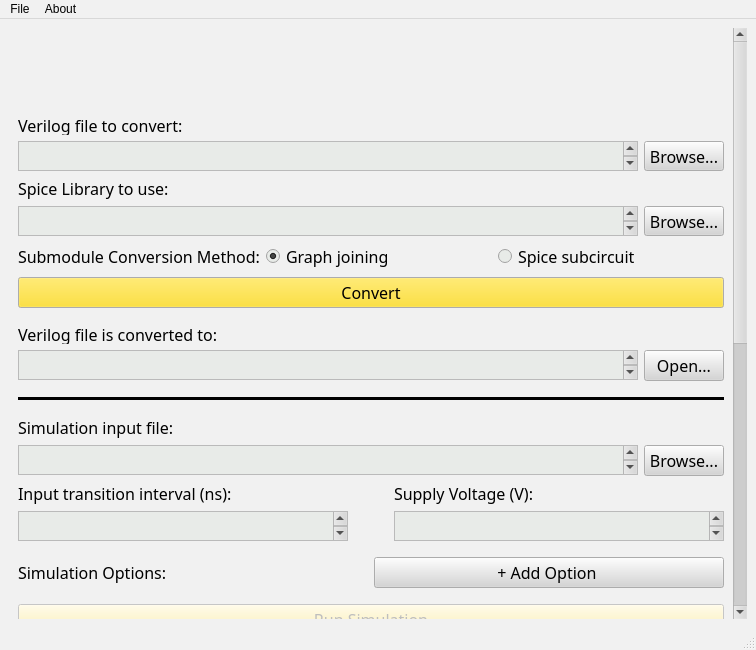
<?xml version="1.0" encoding="UTF-8"?>
<ui version="4.0">
 <class>MainWindow</class>
 <widget class="QMainWindow" name="MainWindow">
  <property name="enabled">
   <bool>true</bool>
  </property>
  <property name="geometry">
   <rect>
    <x>0</x>
    <y>0</y>
    <width>756</width>
    <height>650</height>
   </rect>
  </property>
  <property name="sizePolicy">
   <sizepolicy hsizetype="Preferred" vsizetype="Preferred">
    <horstretch>0</horstretch>
    <verstretch>0</verstretch>
   </sizepolicy>
  </property>
  <property name="minimumSize">
   <size>
    <width>600</width>
    <height>650</height>
   </size>
  </property>
  <property name="maximumSize">
   <size>
    <width>100000</width>
    <height>100000</height>
   </size>
  </property>
  <property name="palette">
   <palette>
    <active>
     <colorrole role="WindowText">
      <brush brushstyle="SolidPattern">
       <color alpha="255">
        <red>0</red>
        <green>0</green>
        <blue>0</blue>
       </color>
      </brush>
     </colorrole>
     <colorrole role="Button">
      <brush brushstyle="SolidPattern">
       <color alpha="255">
        <red>213</red>
        <green>213</green>
        <blue>213</blue>
       </color>
      </brush>
     </colorrole>
     <colorrole role="Base">
      <brush brushstyle="SolidPattern">
       <color alpha="255">
        <red>232</red>
        <green>235</green>
        <blue>232</blue>
       </color>
      </brush>
     </colorrole>
     <colorrole role="Window">
      <brush brushstyle="SolidPattern">
       <color alpha="255">
        <red>241</red>
        <green>241</green>
        <blue>241</blue>
       </color>
      </brush>
     </colorrole>
     <colorrole role="Highlight">
      <brush brushstyle="SolidPattern">
       <color alpha="255">
        <red>250</red>
        <green>214</green>
        <blue>68</blue>
       </color>
      </brush>
     </colorrole>
     <colorrole role="HighlightedText">
      <brush brushstyle="SolidPattern">
       <color alpha="255">
        <red>0</red>
        <green>0</green>
        <blue>0</blue>
       </color>
      </brush>
     </colorrole>
     <colorrole role="ToolTipText">
      <brush brushstyle="SolidPattern">
       <color alpha="255">
        <red>249</red>
        <green>249</green>
        <blue>249</blue>
       </color>
      </brush>
     </colorrole>
    </active>
    <inactive>
     <colorrole role="WindowText">
      <brush brushstyle="SolidPattern">
       <color alpha="255">
        <red>0</red>
        <green>0</green>
        <blue>0</blue>
       </color>
      </brush>
     </colorrole>
     <colorrole role="Button">
      <brush brushstyle="SolidPattern">
       <color alpha="255">
        <red>213</red>
        <green>213</green>
        <blue>213</blue>
       </color>
      </brush>
     </colorrole>
     <colorrole role="Base">
      <brush brushstyle="SolidPattern">
       <color alpha="255">
        <red>232</red>
        <green>235</green>
        <blue>232</blue>
       </color>
      </brush>
     </colorrole>
     <colorrole role="Window">
      <brush brushstyle="SolidPattern">
       <color alpha="255">
        <red>241</red>
        <green>241</green>
        <blue>241</blue>
       </color>
      </brush>
     </colorrole>
     <colorrole role="Highlight">
      <brush brushstyle="SolidPattern">
       <color alpha="255">
        <red>250</red>
        <green>214</green>
        <blue>68</blue>
       </color>
      </brush>
     </colorrole>
     <colorrole role="HighlightedText">
      <brush brushstyle="SolidPattern">
       <color alpha="255">
        <red>0</red>
        <green>0</green>
        <blue>0</blue>
       </color>
      </brush>
     </colorrole>
     <colorrole role="ToolTipText">
      <brush brushstyle="SolidPattern">
       <color alpha="255">
        <red>249</red>
        <green>249</green>
        <blue>249</blue>
       </color>
      </brush>
     </colorrole>
    </inactive>
    <disabled>
     <colorrole role="WindowText">
      <brush brushstyle="SolidPattern">
       <color alpha="255">
        <red>119</red>
        <green>120</green>
        <blue>120</blue>
       </color>
      </brush>
     </colorrole>
     <colorrole role="Button">
      <brush brushstyle="SolidPattern">
       <color alpha="255">
        <red>213</red>
        <green>213</green>
        <blue>213</blue>
       </color>
      </brush>
     </colorrole>
     <colorrole role="Base">
      <brush brushstyle="SolidPattern">
       <color alpha="255">
        <red>241</red>
        <green>241</green>
        <blue>241</blue>
       </color>
      </brush>
     </colorrole>
     <colorrole role="Window">
      <brush brushstyle="SolidPattern">
       <color alpha="255">
        <red>241</red>
        <green>241</green>
        <blue>241</blue>
       </color>
      </brush>
     </colorrole>
     <colorrole role="Highlight">
      <brush brushstyle="SolidPattern">
       <color alpha="255">
        <red>159</red>
        <green>160</green>
        <blue>161</blue>
       </color>
      </brush>
     </colorrole>
     <colorrole role="HighlightedText">
      <brush brushstyle="SolidPattern">
       <color alpha="255">
        <red>0</red>
        <green>0</green>
        <blue>0</blue>
       </color>
      </brush>
     </colorrole>
     <colorrole role="ToolTipText">
      <brush brushstyle="SolidPattern">
       <color alpha="255">
        <red>249</red>
        <green>249</green>
        <blue>249</blue>
       </color>
      </brush>
     </colorrole>
    </disabled>
   </palette>
  </property>
  <property name="acceptDrops">
   <bool>false</bool>
  </property>
  <property name="windowTitle">
   <string>PLODE</string>
  </property>
  <property name="layoutDirection">
   <enum>Qt::LeftToRight</enum>
  </property>
  <widget class="QWidget" name="centralwidget">
   <property name="sizePolicy">
    <sizepolicy hsizetype="Fixed" vsizetype="Fixed">
     <horstretch>0</horstretch>
     <verstretch>0</verstretch>
    </sizepolicy>
   </property>
   <layout class="QGridLayout" name="gridLayout">
    <item row="0" column="0">
     <widget class="QScrollArea" name="scrollArea">
      <property name="minimumSize">
       <size>
        <width>0</width>
        <height>100</height>
       </size>
      </property>
      <property name="font">
       <font>
        <family>KerkisSans</family>
        <pointsize>12</pointsize>
        <weight>50</weight>
        <bold>false</bold>
       </font>
      </property>
      <property name="frameShape">
       <enum>QFrame::NoFrame</enum>
      </property>
      <property name="widgetResizable">
       <bool>true</bool>
      </property>
      <widget class="QWidget" name="scrollAreaWidgetContents">
       <property name="geometry">
        <rect>
         <x>0</x>
         <y>-361</y>
         <width>724</width>
         <height>1208</height>
        </rect>
       </property>
       <layout class="QVBoxLayout" name="verticalLayout">
        <item>
         <widget class="QLabel" name="label_5">
          <property name="sizePolicy">
           <sizepolicy hsizetype="Preferred" vsizetype="Preferred">
            <horstretch>0</horstretch>
            <verstretch>0</verstretch>
           </sizepolicy>
          </property>
          <property name="palette">
           <palette>
            <active>
             <colorrole role="Base">
              <brush brushstyle="SolidPattern">
               <color alpha="255">
                <red>172</red>
                <green>172</green>
                <blue>163</blue>
               </color>
              </brush>
             </colorrole>
             <colorrole role="Window">
              <brush brushstyle="SolidPattern">
               <color alpha="255">
                <red>217</red>
                <green>225</green>
                <blue>239</blue>
               </color>
              </brush>
             </colorrole>
            </active>
            <inactive>
             <colorrole role="Base">
              <brush brushstyle="SolidPattern">
               <color alpha="255">
                <red>172</red>
                <green>172</green>
                <blue>163</blue>
               </color>
              </brush>
             </colorrole>
             <colorrole role="Window">
              <brush brushstyle="SolidPattern">
               <color alpha="255">
                <red>217</red>
                <green>225</green>
                <blue>239</blue>
               </color>
              </brush>
             </colorrole>
            </inactive>
            <disabled>
             <colorrole role="Base">
              <brush brushstyle="SolidPattern">
               <color alpha="255">
                <red>217</red>
                <green>225</green>
                <blue>239</blue>
               </color>
              </brush>
             </colorrole>
             <colorrole role="Window">
              <brush brushstyle="SolidPattern">
               <color alpha="255">
                <red>217</red>
                <green>225</green>
                <blue>239</blue>
               </color>
              </brush>
             </colorrole>
            </disabled>
           </palette>
          </property>
          <property name="font">
           <font>
            <family>Manjari</family>
            <pointsize>40</pointsize>
            <weight>50</weight>
            <bold>false</bold>
            <kerning>true</kerning>
           </font>
          </property>
          <property name="frameShape">
           <enum>QFrame::NoFrame</enum>
          </property>
          <property name="frameShadow">
           <enum>QFrame::Sunken</enum>
          </property>
          <property name="lineWidth">
           <number>5</number>
          </property>
          <property name="text">
           <string/>
          </property>
          <property name="textFormat">
           <enum>Qt::PlainText</enum>
          </property>
          <property name="pixmap">
           <pixmap resource="Resources/Resources.qrc">:/images/plode-big.png</pixmap>
          </property>
          <property name="scaledContents">
           <bool>false</bool>
          </property>
          <property name="alignment">
           <set>Qt::AlignCenter</set>
          </property>
         </widget>
        </item>
        <item>
         <layout class="QGridLayout" name="gridLayout_2"/>
        </item>
        <item>
         <layout class="QVBoxLayout" name="fileSelection">
          <property name="sizeConstraint">
           <enum>QLayout::SetFixedSize</enum>
          </property>
          <item>
           <layout class="QVBoxLayout" name="verticalLayout_2">
            <property name="sizeConstraint">
             <enum>QLayout::SetFixedSize</enum>
            </property>
            <item>
             <widget class="QLabel" name="label">
              <property name="minimumSize">
               <size>
                <width>0</width>
                <height>0</height>
               </size>
              </property>
              <property name="maximumSize">
               <size>
                <width>16777215</width>
                <height>20</height>
               </size>
              </property>
              <property name="text">
               <string>Verilog file to convert:</string>
              </property>
             </widget>
            </item>
            <item>
             <layout class="QHBoxLayout" name="horizontalLayout_4">
              <item>
               <widget class="QTextEdit" name="textEdit">
                <property name="sizePolicy">
                 <sizepolicy hsizetype="Expanding" vsizetype="Preferred">
                  <horstretch>0</horstretch>
                  <verstretch>0</verstretch>
                 </sizepolicy>
                </property>
                <property name="minimumSize">
                 <size>
                  <width>0</width>
                  <height>0</height>
                 </size>
                </property>
                <property name="maximumSize">
                 <size>
                  <width>16777215</width>
                  <height>30</height>
                 </size>
                </property>
               </widget>
              </item>
              <item>
               <widget class="QPushButton" name="browseButton">
                <property name="minimumSize">
                 <size>
                  <width>0</width>
                  <height>30</height>
                 </size>
                </property>
                <property name="text">
                 <string>Browse...</string>
                </property>
               </widget>
              </item>
             </layout>
            </item>
            <item>
             <widget class="QLabel" name="label_6">
              <property name="text">
               <string>Spice Library to use:</string>
              </property>
             </widget>
            </item>
            <item>
             <layout class="QHBoxLayout" name="horizontalLayout_6">
              <item>
               <widget class="QTextEdit" name="spiceLibraryDirPath">
                <property name="minimumSize">
                 <size>
                  <width>0</width>
                  <height>30</height>
                 </size>
                </property>
               </widget>
              </item>
              <item>
               <widget class="QPushButton" name="spiceLibBrowseButton">
                <property name="minimumSize">
                 <size>
                  <width>0</width>
                  <height>30</height>
                 </size>
                </property>
                <property name="text">
                 <string>Browse...</string>
                </property>
               </widget>
              </item>
             </layout>
            </item>
            <item>
             <layout class="QHBoxLayout" name="horizontalLayout_2">
              <property name="sizeConstraint">
               <enum>QLayout::SetFixedSize</enum>
              </property>
             </layout>
            </item>
            <item>
             <layout class="QHBoxLayout" name="horizontalLayout">
              <item>
               <widget class="QLabel" name="submoduleconversionlabel">
                <property name="text">
                 <string>Submodule Conversion Method:</string>
                </property>
               </widget>
              </item>
              <item>
               <widget class="QRadioButton" name="graphJoining">
                <property name="text">
                 <string>Graph joining </string>
                </property>
                <property name="checked">
                 <bool>true</bool>
                </property>
               </widget>
              </item>
              <item>
               <widget class="QRadioButton" name="spiceSubcircuiting">
                <property name="text">
                 <string>Spice subcircuit</string>
                </property>
               </widget>
              </item>
             </layout>
            </item>
           </layout>
          </item>
          <item>
           <widget class="QPushButton" name="convertButton">
            <property name="minimumSize">
             <size>
              <width>0</width>
              <height>0</height>
             </size>
            </property>
            <property name="palette">
             <palette>
              <active>
               <colorrole role="Button">
                <brush brushstyle="SolidPattern">
                 <color alpha="255">
                  <red>255</red>
                  <green>218</green>
                  <blue>8</blue>
                 </color>
                </brush>
               </colorrole>
              </active>
              <inactive>
               <colorrole role="Button">
                <brush brushstyle="SolidPattern">
                 <color alpha="255">
                  <red>255</red>
                  <green>218</green>
                  <blue>8</blue>
                 </color>
                </brush>
               </colorrole>
              </inactive>
              <disabled>
               <colorrole role="Button">
                <brush brushstyle="SolidPattern">
                 <color alpha="255">
                  <red>255</red>
                  <green>239</green>
                  <blue>161</blue>
                 </color>
                </brush>
               </colorrole>
              </disabled>
             </palette>
            </property>
            <property name="text">
             <string>Convert</string>
            </property>
           </widget>
          </item>
         </layout>
        </item>
        <item>
         <spacer name="verticalSpacer">
          <property name="orientation">
           <enum>Qt::Vertical</enum>
          </property>
          <property name="sizeType">
           <enum>QSizePolicy::MinimumExpanding</enum>
          </property>
          <property name="sizeHint" stdset="0">
           <size>
            <width>20</width>
            <height>10</height>
           </size>
          </property>
         </spacer>
        </item>
        <item>
         <layout class="QVBoxLayout" name="verticalLayout_5">
          <item>
           <widget class="QLabel" name="label_2">
            <property name="sizePolicy">
             <sizepolicy hsizetype="Preferred" vsizetype="Preferred">
              <horstretch>0</horstretch>
              <verstretch>0</verstretch>
             </sizepolicy>
            </property>
            <property name="maximumSize">
             <size>
              <width>16777215</width>
              <height>20</height>
             </size>
            </property>
            <property name="text">
             <string>Verilog file is converted to:</string>
            </property>
           </widget>
          </item>
          <item>
           <layout class="QHBoxLayout" name="horizontalLayout_16">
            <item>
             <widget class="QTextEdit" name="textEdit_2">
              <property name="sizePolicy">
               <sizepolicy hsizetype="Expanding" vsizetype="Preferred">
                <horstretch>0</horstretch>
                <verstretch>0</verstretch>
               </sizepolicy>
              </property>
              <property name="maximumSize">
               <size>
                <width>16777215</width>
                <height>30</height>
               </size>
              </property>
             </widget>
            </item>
            <item>
             <widget class="QPushButton" name="convertedFileOpen">
              <property name="text">
               <string>Open...</string>
              </property>
             </widget>
            </item>
           </layout>
          </item>
         </layout>
        </item>
        <item>
         <spacer name="verticalSpacer_7">
          <property name="orientation">
           <enum>Qt::Vertical</enum>
          </property>
          <property name="sizeType">
           <enum>QSizePolicy::MinimumExpanding</enum>
          </property>
          <property name="sizeHint" stdset="0">
           <size>
            <width>20</width>
            <height>10</height>
           </size>
          </property>
         </spacer>
        </item>
        <item>
         <widget class="Line" name="line_4">
          <property name="frameShadow">
           <enum>QFrame::Plain</enum>
          </property>
          <property name="lineWidth">
           <number>3</number>
          </property>
          <property name="midLineWidth">
           <number>0</number>
          </property>
          <property name="orientation">
           <enum>Qt::Horizontal</enum>
          </property>
         </widget>
        </item>
        <item>
         <spacer name="verticalSpacer_8">
          <property name="orientation">
           <enum>Qt::Vertical</enum>
          </property>
          <property name="sizeType">
           <enum>QSizePolicy::MinimumExpanding</enum>
          </property>
          <property name="sizeHint" stdset="0">
           <size>
            <width>20</width>
            <height>10</height>
           </size>
          </property>
         </spacer>
        </item>
        <item>
         <layout class="QVBoxLayout" name="runSimulation">
          <property name="sizeConstraint">
           <enum>QLayout::SetFixedSize</enum>
          </property>
          <item>
           <layout class="QVBoxLayout" name="simulationParameters">
            <property name="sizeConstraint">
             <enum>QLayout::SetFixedSize</enum>
            </property>
            <item>
             <widget class="QLabel" name="simulationInputFileLabel">
              <property name="text">
               <string>Simulation input file:</string>
              </property>
             </widget>
            </item>
            <item>
             <layout class="QHBoxLayout" name="horizontalLayout_7">
              <item>
               <widget class="QTextEdit" name="simulationInputFilePath">
                <property name="maximumSize">
                 <size>
                  <width>16777215</width>
                  <height>30</height>
                 </size>
                </property>
               </widget>
              </item>
              <item>
               <widget class="QPushButton" name="browseSimulationInputButton">
                <property name="text">
                 <string>Browse...</string>
                </property>
               </widget>
              </item>
             </layout>
            </item>
            <item>
             <layout class="QHBoxLayout" name="horizontalLayout_9"/>
            </item>
            <item>
             <layout class="QHBoxLayout" name="horizontalLayout_12">
              <item>
               <layout class="QVBoxLayout" name="verticalLayout_8">
                <item>
                 <widget class="QLabel" name="label_7">
                  <property name="text">
                   <string>Input transition interval (ns):</string>
                  </property>
                 </widget>
                </item>
                <item>
                 <widget class="QTextEdit" name="time">
                  <property name="maximumSize">
                   <size>
                    <width>16777215</width>
                    <height>30</height>
                   </size>
                  </property>
                 </widget>
                </item>
               </layout>
              </item>
              <item>
               <spacer name="horizontalSpacer">
                <property name="orientation">
                 <enum>Qt::Horizontal</enum>
                </property>
                <property name="sizeType">
                 <enum>QSizePolicy::Minimum</enum>
                </property>
                <property name="sizeHint" stdset="0">
                 <size>
                  <width>40</width>
                  <height>10</height>
                 </size>
                </property>
               </spacer>
              </item>
              <item>
               <layout class="QVBoxLayout" name="verticalLayout_9">
                <item>
                 <widget class="QLabel" name="label_8">
                  <property name="text">
                   <string>Supply Voltage (V):</string>
                  </property>
                 </widget>
                </item>
                <item>
                 <widget class="QTextEdit" name="supplyvoltage">
                  <property name="maximumSize">
                   <size>
                    <width>16777215</width>
                    <height>30</height>
                   </size>
                  </property>
                 </widget>
                </item>
               </layout>
              </item>
             </layout>
            </item>
            <item>
             <layout class="QHBoxLayout" name="horizontalLayout_11"/>
            </item>
           </layout>
          </item>
          <item>
           <spacer name="verticalSpacer_9">
            <property name="orientation">
             <enum>Qt::Vertical</enum>
            </property>
            <property name="sizeType">
             <enum>QSizePolicy::MinimumExpanding</enum>
            </property>
            <property name="sizeHint" stdset="0">
             <size>
              <width>20</width>
              <height>10</height>
             </size>
            </property>
           </spacer>
          </item>
          <item>
           <layout class="QHBoxLayout" name="simulationOptions">
            <item>
             <widget class="QLabel" name="SimulationOptionsLabel">
              <property name="text">
               <string>Simulation Options:</string>
              </property>
             </widget>
            </item>
            <item>
             <widget class="QPushButton" name="addOptionButton">
              <property name="text">
               <string>+ Add Option </string>
              </property>
             </widget>
            </item>
           </layout>
          </item>
          <item>
           <layout class="QVBoxLayout" name="simulationOptionValues"/>
          </item>
          <item>
           <layout class="QHBoxLayout" name="horizontalLayout_3">
            <property name="sizeConstraint">
             <enum>QLayout::SetFixedSize</enum>
            </property>
           </layout>
          </item>
         </layout>
        </item>
        <item>
         <spacer name="verticalSpacer_3">
          <property name="orientation">
           <enum>Qt::Vertical</enum>
          </property>
          <property name="sizeType">
           <enum>QSizePolicy::MinimumExpanding</enum>
          </property>
          <property name="sizeHint" stdset="0">
           <size>
            <width>20</width>
            <height>10</height>
           </size>
          </property>
         </spacer>
        </item>
        <item>
         <widget class="QPushButton" name="runSimButton">
          <property name="enabled">
           <bool>false</bool>
          </property>
          <property name="palette">
           <palette>
            <active>
             <colorrole role="Button">
              <brush brushstyle="SolidPattern">
               <color alpha="255">
                <red>255</red>
                <green>218</green>
                <blue>8</blue>
               </color>
              </brush>
             </colorrole>
            </active>
            <inactive>
             <colorrole role="Button">
              <brush brushstyle="SolidPattern">
               <color alpha="255">
                <red>255</red>
                <green>218</green>
                <blue>8</blue>
               </color>
              </brush>
             </colorrole>
            </inactive>
            <disabled>
             <colorrole role="Button">
              <brush brushstyle="SolidPattern">
               <color alpha="255">
                <red>255</red>
                <green>239</green>
                <blue>161</blue>
               </color>
              </brush>
             </colorrole>
            </disabled>
           </palette>
          </property>
          <property name="text">
           <string>Run Simulation</string>
          </property>
         </widget>
        </item>
        <item>
         <spacer name="verticalSpacer_2">
          <property name="orientation">
           <enum>Qt::Vertical</enum>
          </property>
          <property name="sizeType">
           <enum>QSizePolicy::MinimumExpanding</enum>
          </property>
          <property name="sizeHint" stdset="0">
           <size>
            <width>20</width>
            <height>10</height>
           </size>
          </property>
         </spacer>
        </item>
        <item>
         <widget class="Line" name="line_6">
          <property name="frameShadow">
           <enum>QFrame::Plain</enum>
          </property>
          <property name="lineWidth">
           <number>3</number>
          </property>
          <property name="orientation">
           <enum>Qt::Horizontal</enum>
          </property>
         </widget>
        </item>
        <item>
         <spacer name="verticalSpacer_4">
          <property name="orientation">
           <enum>Qt::Vertical</enum>
          </property>
          <property name="sizeType">
           <enum>QSizePolicy::MinimumExpanding</enum>
          </property>
          <property name="sizeHint" stdset="0">
           <size>
            <width>20</width>
            <height>10</height>
           </size>
          </property>
         </spacer>
        </item>
        <item>
         <layout class="QVBoxLayout" name="simulationFiles">
          <property name="sizeConstraint">
           <enum>QLayout::SetFixedSize</enum>
          </property>
          <item>
           <layout class="QVBoxLayout" name="verticalLayout_7">
            <property name="sizeConstraint">
             <enum>QLayout::SetFixedSize</enum>
            </property>
            <item>
             <widget class="QLabel" name="label_3">
              <property name="maximumSize">
               <size>
                <width>16777215</width>
                <height>20</height>
               </size>
              </property>
              <property name="text">
               <string>Current simulation result file:</string>
              </property>
             </widget>
            </item>
            <item>
             <layout class="QHBoxLayout" name="horizontalLayout_14">
              <item>
               <widget class="QTextEdit" name="textEdit_3">
                <property name="sizePolicy">
                 <sizepolicy hsizetype="Expanding" vsizetype="Preferred">
                  <horstretch>0</horstretch>
                  <verstretch>0</verstretch>
                 </sizepolicy>
                </property>
                <property name="maximumSize">
                 <size>
                  <width>16777215</width>
                  <height>30</height>
                 </size>
                </property>
                <property name="html">
                 <string>&lt;!DOCTYPE HTML PUBLIC &quot;-//W3C//DTD HTML 4.0//EN&quot; &quot;http://www.w3.org/TR/REC-html40/strict.dtd&quot;&gt;
&lt;html&gt;&lt;head&gt;&lt;meta name=&quot;qrichtext&quot; content=&quot;1&quot; /&gt;&lt;style type=&quot;text/css&quot;&gt;
p, li { white-space: pre-wrap; }
&lt;/style&gt;&lt;/head&gt;&lt;body style=&quot; font-family:'KerkisSans'; font-size:12pt; font-weight:400; font-style:normal;&quot;&gt;
&lt;p style=&quot;-qt-paragraph-type:empty; margin-top:0px; margin-bottom:0px; margin-left:0px; margin-right:0px; -qt-block-indent:0; text-indent:0px; font-family:'Ubuntu'; font-size:11pt;&quot;&gt;&lt;br /&gt;&lt;/p&gt;&lt;/body&gt;&lt;/html&gt;</string>
                </property>
               </widget>
              </item>
              <item>
               <widget class="QPushButton" name="currentSimFileOpen">
                <property name="text">
                 <string>Open...</string>
                </property>
               </widget>
              </item>
             </layout>
            </item>
            <item>
             <widget class="QPushButton" name="powerSimButton">
              <property name="enabled">
               <bool>false</bool>
              </property>
              <property name="palette">
               <palette>
                <active>
                 <colorrole role="Button">
                  <brush brushstyle="SolidPattern">
                   <color alpha="255">
                    <red>255</red>
                    <green>218</green>
                    <blue>8</blue>
                   </color>
                  </brush>
                 </colorrole>
                </active>
                <inactive>
                 <colorrole role="Button">
                  <brush brushstyle="SolidPattern">
                   <color alpha="255">
                    <red>255</red>
                    <green>218</green>
                    <blue>8</blue>
                   </color>
                  </brush>
                 </colorrole>
                </inactive>
                <disabled>
                 <colorrole role="Button">
                  <brush brushstyle="SolidPattern">
                   <color alpha="255">
                    <red>255</red>
                    <green>239</green>
                    <blue>161</blue>
                   </color>
                  </brush>
                 </colorrole>
                </disabled>
               </palette>
              </property>
              <property name="text">
               <string>Plot Power Graph</string>
              </property>
             </widget>
            </item>
            <item>
             <layout class="QVBoxLayout" name="voltageSimulationFile">
              <item>
               <layout class="QHBoxLayout" name="horizontalLayout_13"/>
              </item>
             </layout>
            </item>
            <item>
             <widget class="QLabel" name="label_15">
              <property name="text">
               <string>Logic results file:</string>
              </property>
             </widget>
            </item>
            <item>
             <layout class="QHBoxLayout" name="horizontalLayout_17">
              <item>
               <widget class="QTextEdit" name="logicResultFilePath">
                <property name="maximumSize">
                 <size>
                  <width>16777215</width>
                  <height>30</height>
                 </size>
                </property>
               </widget>
              </item>
              <item>
               <widget class="QPushButton" name="logicResultFileOpen">
                <property name="text">
                 <string>Open...</string>
                </property>
               </widget>
              </item>
             </layout>
            </item>
            <item>
             <layout class="QHBoxLayout" name="horizontalLayout_15">
              <item>
               <widget class="QLabel" name="label_14">
                <property name="minimumSize">
                 <size>
                  <width>0</width>
                  <height>0</height>
                 </size>
                </property>
                <property name="maximumSize">
                 <size>
                  <width>70</width>
                  <height>16777215</height>
                 </size>
                </property>
                <property name="text">
                 <string>Output:</string>
                </property>
               </widget>
              </item>
              <item>
               <widget class="QComboBox" name="outputDropdown">
                <property name="maximumSize">
                 <size>
                  <width>16777215</width>
                  <height>16777215</height>
                 </size>
                </property>
                <property name="maxVisibleItems">
                 <number>10</number>
                </property>
               </widget>
              </item>
              <item>
               <spacer name="horizontalSpacer_2">
                <property name="orientation">
                 <enum>Qt::Horizontal</enum>
                </property>
                <property name="sizeType">
                 <enum>QSizePolicy::Maximum</enum>
                </property>
                <property name="sizeHint" stdset="0">
                 <size>
                  <width>15</width>
                  <height>20</height>
                 </size>
                </property>
               </spacer>
              </item>
              <item>
               <widget class="QPushButton" name="voltageSimButton">
                <property name="enabled">
                 <bool>false</bool>
                </property>
                <property name="maximumSize">
                 <size>
                  <width>350</width>
                  <height>16777215</height>
                 </size>
                </property>
                <property name="palette">
                 <palette>
                  <active>
                   <colorrole role="Button">
                    <brush brushstyle="SolidPattern">
                     <color alpha="255">
                      <red>255</red>
                      <green>218</green>
                      <blue>8</blue>
                     </color>
                    </brush>
                   </colorrole>
                  </active>
                  <inactive>
                   <colorrole role="Button">
                    <brush brushstyle="SolidPattern">
                     <color alpha="255">
                      <red>255</red>
                      <green>218</green>
                      <blue>8</blue>
                     </color>
                    </brush>
                   </colorrole>
                  </inactive>
                  <disabled>
                   <colorrole role="Button">
                    <brush brushstyle="SolidPattern">
                     <color alpha="255">
                      <red>255</red>
                      <green>239</green>
                      <blue>161</blue>
                     </color>
                    </brush>
                   </colorrole>
                  </disabled>
                 </palette>
                </property>
                <property name="text">
                 <string>Analyze &amp;&amp; Plot Logic / Delay</string>
                </property>
               </widget>
              </item>
             </layout>
            </item>
           </layout>
          </item>
         </layout>
        </item>
        <item>
         <spacer name="verticalSpacer_5">
          <property name="orientation">
           <enum>Qt::Vertical</enum>
          </property>
          <property name="sizeType">
           <enum>QSizePolicy::MinimumExpanding</enum>
          </property>
          <property name="sizeHint" stdset="0">
           <size>
            <width>20</width>
            <height>10</height>
           </size>
          </property>
         </spacer>
        </item>
        <item>
         <widget class="Line" name="line_3">
          <property name="frameShadow">
           <enum>QFrame::Plain</enum>
          </property>
          <property name="lineWidth">
           <number>3</number>
          </property>
          <property name="orientation">
           <enum>Qt::Horizontal</enum>
          </property>
         </widget>
        </item>
        <item>
         <spacer name="verticalSpacer_6">
          <property name="orientation">
           <enum>Qt::Vertical</enum>
          </property>
          <property name="sizeType">
           <enum>QSizePolicy::MinimumExpanding</enum>
          </property>
          <property name="sizeHint" stdset="0">
           <size>
            <width>20</width>
            <height>10</height>
           </size>
          </property>
         </spacer>
        </item>
        <item>
         <layout class="QVBoxLayout" name="expectedResultsArea">
          <item>
           <widget class="QLabel" name="label_9">
            <property name="text">
             <string>Expected result file:</string>
            </property>
           </widget>
          </item>
          <item>
           <layout class="QHBoxLayout" name="horizontalLayout_5">
            <item>
             <widget class="QTextEdit" name="expectedResultFilePath">
              <property name="maximumSize">
               <size>
                <width>16777215</width>
                <height>30</height>
               </size>
              </property>
             </widget>
            </item>
            <item>
             <widget class="QPushButton" name="expectedResultFileBrowse">
              <property name="text">
               <string>Browse...</string>
              </property>
             </widget>
            </item>
           </layout>
          </item>
          <item>
           <widget class="QPushButton" name="compareResultsButton">
            <property name="palette">
             <palette>
              <active>
               <colorrole role="Button">
                <brush brushstyle="SolidPattern">
                 <color alpha="255">
                  <red>255</red>
                  <green>218</green>
                  <blue>8</blue>
                 </color>
                </brush>
               </colorrole>
              </active>
              <inactive>
               <colorrole role="Button">
                <brush brushstyle="SolidPattern">
                 <color alpha="255">
                  <red>255</red>
                  <green>218</green>
                  <blue>8</blue>
                 </color>
                </brush>
               </colorrole>
              </inactive>
              <disabled>
               <colorrole role="Button">
                <brush brushstyle="SolidPattern">
                 <color alpha="255">
                  <red>255</red>
                  <green>239</green>
                  <blue>161</blue>
                 </color>
                </brush>
               </colorrole>
              </disabled>
             </palette>
            </property>
            <property name="text">
             <string>Compare Results</string>
            </property>
           </widget>
          </item>
         </layout>
        </item>
        <item>
         <spacer name="verticalSpacer_10">
          <property name="orientation">
           <enum>Qt::Vertical</enum>
          </property>
          <property name="sizeType">
           <enum>QSizePolicy::MinimumExpanding</enum>
          </property>
          <property name="sizeHint" stdset="0">
           <size>
            <width>20</width>
            <height>10</height>
           </size>
          </property>
         </spacer>
        </item>
        <item>
         <layout class="QVBoxLayout" name="verticalLayout_3">
          <item>
           <layout class="QHBoxLayout" name="horizontalLayout_8">
            <item>
             <widget class="QLabel" name="label_10">
              <property name="text">
               <string>Total results:</string>
              </property>
             </widget>
            </item>
            <item>
             <widget class="QLineEdit" name="totalResultValue"/>
            </item>
            <item>
             <widget class="QLabel" name="label_11">
              <property name="text">
               <string>Correct Results:</string>
              </property>
             </widget>
            </item>
            <item>
             <widget class="QLineEdit" name="correctResultValue"/>
            </item>
            <item>
             <widget class="QLabel" name="label_12">
              <property name="text">
               <string>Wrong Results:</string>
              </property>
             </widget>
            </item>
            <item>
             <widget class="QLineEdit" name="wrongResultValue"/>
            </item>
           </layout>
          </item>
          <item>
           <spacer name="verticalSpacer_11">
            <property name="orientation">
             <enum>Qt::Vertical</enum>
            </property>
            <property name="sizeType">
             <enum>QSizePolicy::MinimumExpanding</enum>
            </property>
            <property name="sizeHint" stdset="0">
             <size>
              <width>20</width>
              <height>10</height>
             </size>
            </property>
           </spacer>
          </item>
          <item>
           <widget class="QLabel" name="label_13">
            <property name="text">
             <string>Result difference file:</string>
            </property>
           </widget>
          </item>
          <item>
           <layout class="QHBoxLayout" name="horizontalLayout_10">
            <item>
             <widget class="QTextEdit" name="resultDifferenceFilePath">
              <property name="maximumSize">
               <size>
                <width>16777215</width>
                <height>30</height>
               </size>
              </property>
             </widget>
            </item>
            <item>
             <widget class="QPushButton" name="resultDifferenceFileOpen">
              <property name="text">
               <string>Open...</string>
              </property>
             </widget>
            </item>
           </layout>
          </item>
         </layout>
        </item>
       </layout>
      </widget>
     </widget>
    </item>
   </layout>
  </widget>
  <widget class="QMenuBar" name="menubar">
   <property name="geometry">
    <rect>
     <x>0</x>
     <y>0</y>
     <width>756</width>
     <height>23</height>
    </rect>
   </property>
   <widget class="QMenu" name="menuVerilogToSpiceConverter">
    <property name="title">
     <string>File</string>
    </property>
    <addaction name="actionExit"/>
   </widget>
   <widget class="QMenu" name="menuAbout">
    <property name="title">
     <string>About</string>
    </property>
    <addaction name="actionAbout_Vetsco"/>
   </widget>
   <addaction name="menuVerilogToSpiceConverter"/>
   <addaction name="menuAbout"/>
  </widget>
  <widget class="QStatusBar" name="statusbar"/>
  <action name="actionExit">
   <property name="checkable">
    <bool>false</bool>
   </property>
   <property name="text">
    <string>Exit</string>
   </property>
   <property name="menuRole">
    <enum>QAction::TextHeuristicRole</enum>
   </property>
  </action>
  <action name="actionAbout_Vetsco">
   <property name="text">
    <string>About Plode...</string>
   </property>
  </action>
 </widget>
 <resources>
  <include location="Resources/Resources.qrc"/>
 </resources>
 <connections/>
</ui>
